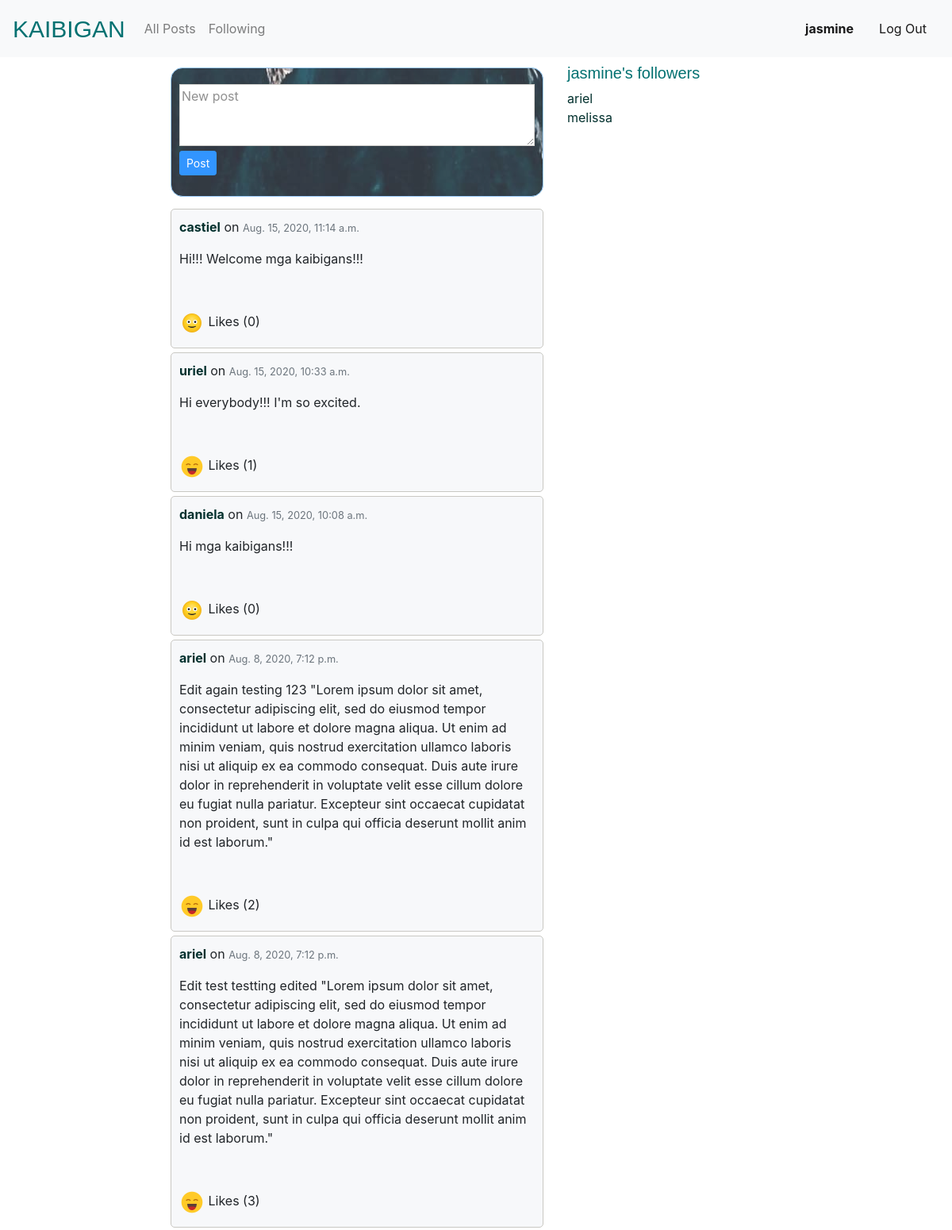
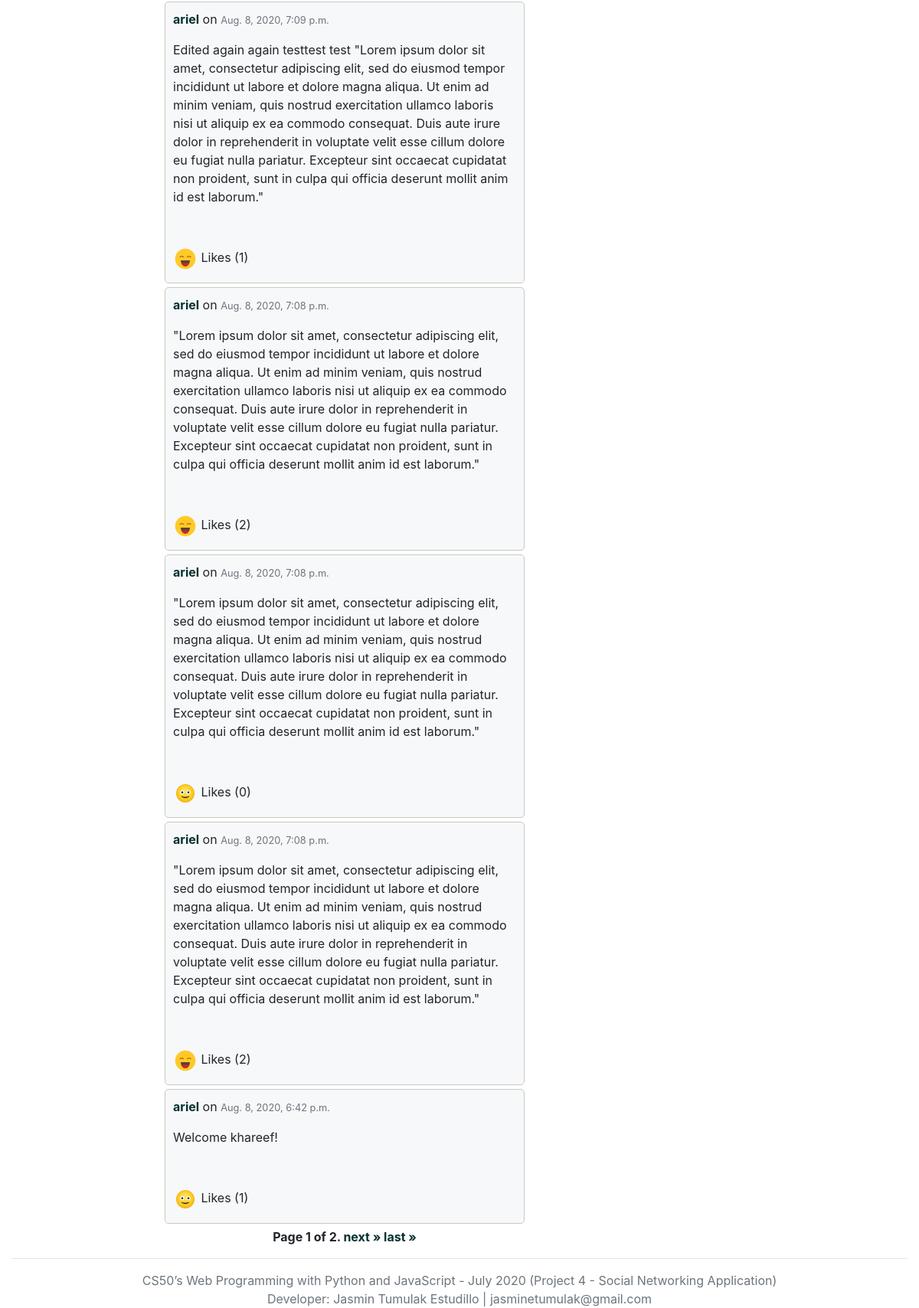
Screenshot of / (signed in) with the database file from the repository (2 pictures, top to bottom).
### network/models.py (models this page shows, shortened)
class User(AbstractUser):
    def __str__(self):
        return self.username

class Post(models.Model):
    id = models.AutoField(primary_key=True)
    username = models.ForeignKey(settings.AUTH_USER_MODEL, on_delete=models.CASCADE, related_name="userposts")
    message = models.TextField(default="")
    date_post = models.DateTimeField(auto_now_add=False, default=datetime.now)
    likes = models.ManyToManyField(User, related_name='post_likes')
    status = models.BooleanField(default=False)
    def total_likes(self):
        return self.likes.count()

class Follow(models.Model):
    f_id = models.AutoField(primary_key=True)
    username = models.ForeignKey(settings.AUTH_USER_MODEL, on_delete=models.CASCADE, related_name="user_following")
    follow = models.ForeignKey(settings.AUTH_USER_MODEL, on_delete=models.CASCADE, related_name="following")
    status = models.BooleanField(default=False)

### network/views.py (the view)
# urls.py: path("", views.index, name="index"),
@login_required(login_url='/login')
def index(request):
    posts_list = Post.objects.all().order_by('-date_post')
    paginator = Paginator(posts_list, num_posts) # Show 10 posts per page.
    page_number = request.GET.get('page')
    page_obj = paginator.get_page(page_number)
    user = User.objects.get(username=request.user)
    followers_list = Follow.objects.filter(follow=user, status=True)
    return render(request, 'network/index.html', {
        'page_obj': page_obj,
        'total_post': posts_list.count(),
        'followers_list': followers_list,
        'followed_user':user
    })

### network/templates/network/index.html (shortened to what this page needs)
{% extends "network/layout.html" %}
{% block body %}
<div class="newpost">
  <form action="{% url 'newpost' %}" method="post" id="newpost">
      <div class="form-group">
          <textarea name="message" rows="3" placeholder="New post" required></textarea><br>
          <input class="btn btn-primary btn-sm" type="submit" value="Post">
      </div>
  </form>
</div>
<div class="allpost">
    {% for post in page_obj %}
        <div class="posts">
                <p class="alignleft"><b>  <a href="{% url 'profile' post.username %}">{{ post.username }}</a></b>
                  on <span class="text-muted"><small>{{ post.date_post }}</small></span> <br></p>
                <div class="post-details{{post.id}}">
                  <form action="{% url 'like' post.id %}" method="post">
                   <div id="post_message{{ post.id }}">{{ post.message }} </div><br><br>
                   {% if post.status %}
                     <a type="button" class="like" id="{{ post.id }}"><img src="/static/network/images/liked.png"/></a>
                     <span id="total_likes{{ post.id }}">Likes ({{ post.total_likes }})</span>
                  {% else %}
                    <a type="button" class="like" id="{{ post.id }}"><img src="/static/network/images/notliked.png"/></a>
                     <span id="total_likes{{ post.id }}">Likes ({{ post.total_likes }})</span>
                  {% endif %}
                </form>
              </div>
        </div>
    {% endfor %}
</div>
<div class="page">
    <span class="step-links">
        <span class="current">
            Page {{ page_obj.number }} of {{ page_obj.paginator.num_pages }}.
        </span>
        {% if page_obj.has_next %}
            <a href="?page={{ page_obj.next_page_number }}">next &raquo;</a>
            <a href="?page={{ page_obj.paginator.num_pages }}">last &raquo;</a>
        {% endif %}
    </span>
</div>
{% endblock %}

### network/templates/network/layout.html (shortened to what this page needs)
{% load static %}
<!DOCTYPE html>
<html lang="en">
    <head>
        <link rel="stylesheet" href="https://stackpath.bootstrapcdn.com/bootstrap/4.5.2/css/bootstrap.min.css">
        <link href="{% static 'network/styles.css' %}" rel="stylesheet">
    </head>
    <div class="body">
      <div class="container-fluid">
      {% if user.is_authenticated %}
      <div class="row menu-bar">
        <div class="col-md-12">
            <nav class="navbar navbar-expand-lg navbar-light bg-light fixed-top ">
              <a class="navbar-brand" href="{% url 'index' %}"><span class="site-title-sm">KAIBIGAN</span></a>
              <div class="collapse navbar-collapse" id="navbarText">
                <ul class="navbar-nav mr-auto">
                  <li class="nav-item">
                    <a class="nav-link" href="{% url 'index' %}">All Posts</a>
                  </li>
                  <li class="nav-item">
                    <a class="nav-link" href={% url 'following' %}>Following</a>
                  </li>
                </ul>
                <span class="navbar-text">
                  <a class="nav-link" href="{%  url 'profile' request.user %}"><strong>{{ user.username }}</strong></a>
                </span>
                <span class="navbar-text">
                  <a class="nav-link" href="{% url 'logout' %}">Log Out</a>
                </span>
              </div>
            </nav>
          </div>
        </div>
      {% endif %}
            <div class="row">
                <div class="col-md-5 offset-2">
                  {% block body %}
                  {% endblock %}
                  </div>
                <div class="col-md-3">
                  {% if user.is_authenticated %}
                    <h5 class="kaibigan">{{ followed_user.username }}'s followers</h5>
                    {% for follower in followers_list %}
                    <a href="{% url 'profile' follower.username %}">{{ follower.username}}</a><br>
                    {% empty %}
                      No followers
                    {% endfor %}
                  {% endif %}
                </div>
            </div>
            <div class="row page-footer">
              <div class="col-md-12">
                <hr><span class="text-muted">CS50’s Web Programming with Python and JavaScript - July 2020 (Project 4 - Social Networking Application)<br>
              Developer: Jasmin Tumulak Estudillo | jasminetumulak@gmail.com<span>
              </div>
            </div>
        </div>
      </div>
    <link rel="stylesheet" href="https://stackpath.bootstrapcdn.com/bootstrap/4.4.1/css/bootstrap.min.css">
    </body>
</html>

### network/static/network/styles.css (style rules this page uses)
.newpost { border-style: solid; border-width: thin; border-color: #c9c8c3; padding: 20px 10px 10px 10px; width: 100%; margin-bottom: 15px; margin-top: 5px; border-radius: 15px; border-color: #86c1fc; background-color: #009F93; background-image: url(/static/network/images/newpost.jpg); background-size: auto; background-repeat: no-repeat; background-position: center; opacity: 0.8; }
.posts { border-style: solid; border-width: thin; border-color: #c9c8c3; padding: 10px; width: 100%; margin-bottom: 5px; border-radius: 5px; background-color: #f7f8fa; float: left; }
textarea { width: 100%; border-color: #c9c8c3; }
.page { margin-top:10px; text-align: center; font-weight: bolder; }
.like { margin-top:5px; margin-bottom: 5px; }
.site-title-sm { text-align: right; font-family: 'Oswald', sans-serif; color: #037171; font-size: 30px; }
.kaibigan { font-family: 'Oswald', sans-serif; color: #037171; }
.page-footer { text-align: center; margin-top:auto; }
.alignleft { float: left; }
a:link { color:#03312E; }

### rows the page displays
User: username "jasmine"
Post: username "castiel", date_post "Aug. 15, 2020, 11:14 a.m.", message "Hi!!! Welcome mga kaibigans!!!", status False (drawn), total_likes "0"
Post: username "uriel", date_post "Aug. 15, 2020, 10:33 a.m.", message "Hi everybody!!! I'm so excited.", status True (drawn), total_likes "1"
Post: username "daniela", date_post "Aug. 15, 2020, 10:08 a.m.", message "Hi mga kaibigans!!!", status False (drawn), total_likes "0"
Post: username "ariel", date_post "Aug. 8, 2020, 7:12 p.m.", message "Edit again testing 123 \"Lorem ipsum dolor sit amet, consectetur adipiscing elit, sed do eiusmod tempor incididunt ut labore et dolore magna aliqua. Ut enim ad minim veniam, quis nostrud exercitation ullamco laboris nisi ut aliquip ex ea commodo consequat. Duis aute irure dolor in reprehenderit in voluptate velit esse cillum dolore eu fugiat nulla pariatur. Excepteur sint occaecat cupidatat non proident, sunt in culpa qui officia deserunt mollit anim id est laborum.\"", status True (drawn), total_likes "2"
Post: username "ariel", date_post "Aug. 8, 2020, 7:12 p.m.", message "Edit test testting edited \"Lorem ipsum dolor sit amet, consectetur adipiscing elit, sed do eiusmod tempor incididunt ut labore et dolore magna aliqua. Ut enim ad minim veniam, quis nostrud exercitation ullamco laboris nisi ut aliquip ex ea commodo consequat. Duis aute irure dolor in reprehenderit in voluptate velit esse cillum dolore eu fugiat nulla pariatur. Excepteur sint occaecat cupidatat non proident, sunt in culpa qui officia deserunt mollit anim id est laborum.\"", status True (drawn), total_likes "3"
Post: username "ariel", date_post "Aug. 8, 2020, 7:09 p.m.", message "Edited again again testtest test \"Lorem ipsum dolor sit amet, consectetur adipiscing elit, sed do eiusmod tempor incididunt ut labore et dolore magna aliqua. Ut enim ad minim veniam, quis nostrud exercitation ullamco laboris nisi ut aliquip ex ea commodo consequat. Duis aute irure dolor in reprehenderit in voluptate velit esse cillum dolore eu fugiat nulla pariatur. Excepteur sint occaecat cupidatat non proident, sunt in culpa qui officia deserunt mollit anim id est laborum.\"", status True (drawn), total_likes "1"
Post: username "ariel", date_post "Aug. 8, 2020, 7:08 p.m.", message "\"Lorem ipsum dolor sit amet, consectetur adipiscing elit, sed do eiusmod tempor incididunt ut labore et dolore magna aliqua. Ut enim ad minim veniam, quis nostrud exercitation ullamco laboris nisi ut aliquip ex ea commodo consequat. Duis aute irure dolor in reprehenderit in voluptate velit esse cillum dolore eu fugiat nulla pariatur. Excepteur sint occaecat cupidatat non proident, sunt in culpa qui officia deserunt mollit anim id est laborum.\"", status True (drawn), total_likes "2"
Post: username "ariel", date_post "Aug. 8, 2020, 7:08 p.m.", message "\"Lorem ipsum dolor sit amet, consectetur adipiscing elit, sed do eiusmod tempor incididunt ut labore et dolore magna aliqua. Ut enim ad minim veniam, quis nostrud exercitation ullamco laboris nisi ut aliquip ex ea commodo consequat. Duis aute irure dolor in reprehenderit in voluptate velit esse cillum dolore eu fugiat nulla pariatur. Excepteur sint occaecat cupidatat non proident, sunt in culpa qui officia deserunt mollit anim id est laborum.\"", status False (drawn), total_likes "0"
Post: username "ariel", date_post "Aug. 8, 2020, 7:08 p.m.", message "\"Lorem ipsum dolor sit amet, consectetur adipiscing elit, sed do eiusmod tempor incididunt ut labore et dolore magna aliqua. Ut enim ad minim veniam, quis nostrud exercitation ullamco laboris nisi ut aliquip ex ea commodo consequat. Duis aute irure dolor in reprehenderit in voluptate velit esse cillum dolore eu fugiat nulla pariatur. Excepteur sint occaecat cupidatat non proident, sunt in culpa qui officia deserunt mollit anim id est laborum.\"", status True (drawn), total_likes "2"
Post: username "ariel", date_post "Aug. 8, 2020, 6:42 p.m.", message "Welcome khareef!", status False (drawn), total_likes "1"
Follow: username "ariel"
Follow: username "melissa"

### other values shown
{{ page_obj.number }} "1"
{{ page_obj.paginator.num_pages }} "2"
